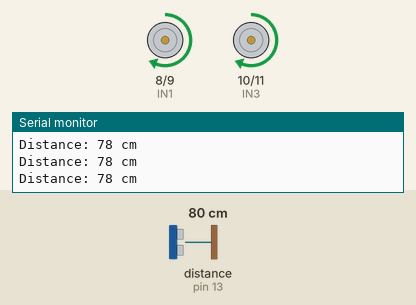
Recording of a sketch running on a simulated Arduino Uno, built with avr-gcc and run on an emulated ATmega328P. Shown: motor-driver pin pairs drawn as motors (green arrow = first pin HIGH = forward, orange = second pin HIGH = backward, longer = more drive, scaled by the enable pin), the last lines printed to the serial monitor. Wiring (inferred from the names in the program): ultrasonic range finder: trigger pin 12; echo pin 13. Inputs (shaded band) come from the test bench; at power-on: distance to the obstacle (sensor on pin 13) 80 cm. The echo pulse lasts 58.3 µs per cm.

Above: at 1.2 s.
1.3 s: distance to the obstacle (sensor on pin 13) set to 24 cm
2.8 s: distance to the obstacle (sensor on pin 13) set to 19 cm
At 4.1 s:
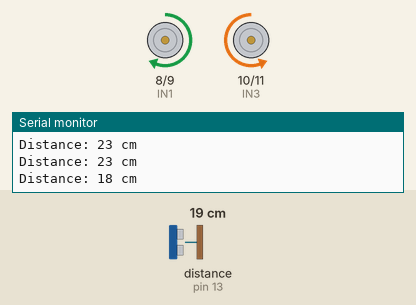
At 4.8 s:
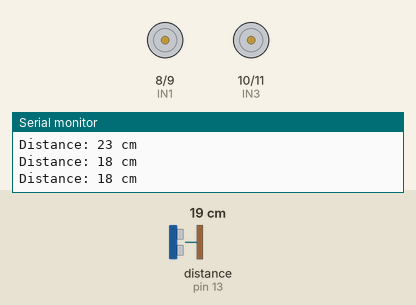
Timing chart, 0 to 11.8 s (numbered marks = the images above; inputs shaded):
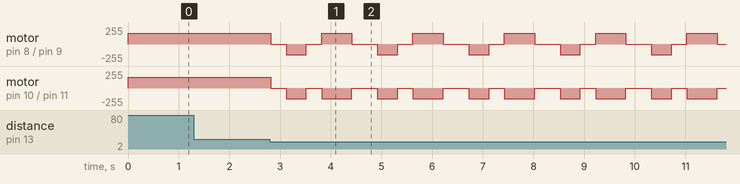

The sketch:

ObstacleAvoidingCar.ino
```cpp
/*
  PROJECT: OBSTACLE AVOIDING ROBOT CAR
  Controller: Arduino UNO
  Sensor: HC-SR04
  Motor Driver: L298N
  Motors: 4 DC Motors
*/

// Ultrasonic Sensor
#define TRIG 12
#define ECHO 13

// L298N Motor Driver
#define ENA 5
#define IN1 8
#define IN2 9

#define ENB 6
#define IN3 10
#define IN4 11

// Settings
#define SPEED 160
#define SAFE_DISTANCE 20

// Read Distance
int readDistance()
{
  digitalWrite(TRIG, LOW);
  delayMicroseconds(2);

  digitalWrite(TRIG, HIGH);
  delayMicroseconds(10);
  digitalWrite(TRIG, LOW);

  long duration = pulseIn(ECHO, HIGH, 30000);

  if (duration == 0)
    return 400;

  return duration * 0.034 / 2;
}

// Move Forward
void forward()
{
  analogWrite(ENA, SPEED);
  analogWrite(ENB, SPEED);

  digitalWrite(IN1, HIGH);
  digitalWrite(IN2, LOW);

  digitalWrite(IN3, HIGH);
  digitalWrite(IN4, LOW);
}

// Move Backward
void backward()
{
  analogWrite(ENA, SPEED);
  analogWrite(ENB, SPEED);

  digitalWrite(IN1, LOW);
  digitalWrite(IN2, HIGH);

  digitalWrite(IN3, LOW);
  digitalWrite(IN4, HIGH);
}

// Turn Right
void turnRight()
{
  analogWrite(ENA, SPEED);
  analogWrite(ENB, SPEED);

  digitalWrite(IN1, HIGH);
  digitalWrite(IN2, LOW);

  digitalWrite(IN3, LOW);
  digitalWrite(IN4, HIGH);
}

// Stop
void stopCar()
{
  analogWrite(ENA, 0);
  analogWrite(ENB, 0);

  digitalWrite(IN1, LOW);
  digitalWrite(IN2, LOW);

  digitalWrite(IN3, LOW);
  digitalWrite(IN4, LOW);
}

// Setup
void setup()
{
  Serial.begin(9600);

  pinMode(TRIG, OUTPUT);
  pinMode(ECHO, INPUT);

  pinMode(ENA, OUTPUT);
  pinMode(ENB, OUTPUT);

  pinMode(IN1, OUTPUT);
  pinMode(IN2, OUTPUT);
  pinMode(IN3, OUTPUT);
  pinMode(IN4, OUTPUT);

  stopCar();
}

// Main Program
void loop()
{
  int distance = readDistance();

  Serial.print("Distance: ");
  Serial.print(distance);
  Serial.println(" cm");

  if (distance > SAFE_DISTANCE)
  {
    forward();
  }
  else
  {
    stopCar();
    delay(300);

    backward();
    delay(400);

    stopCar();
    delay(300);

    turnRight();
    delay(600);

    stopCar();
    delay(200);
  }
}
```

Measured:
- the behaviour switches between 22 and 21 cm on distance to the obstacle (sensor on pin 13) (found by bisection; images 0 and 1)
